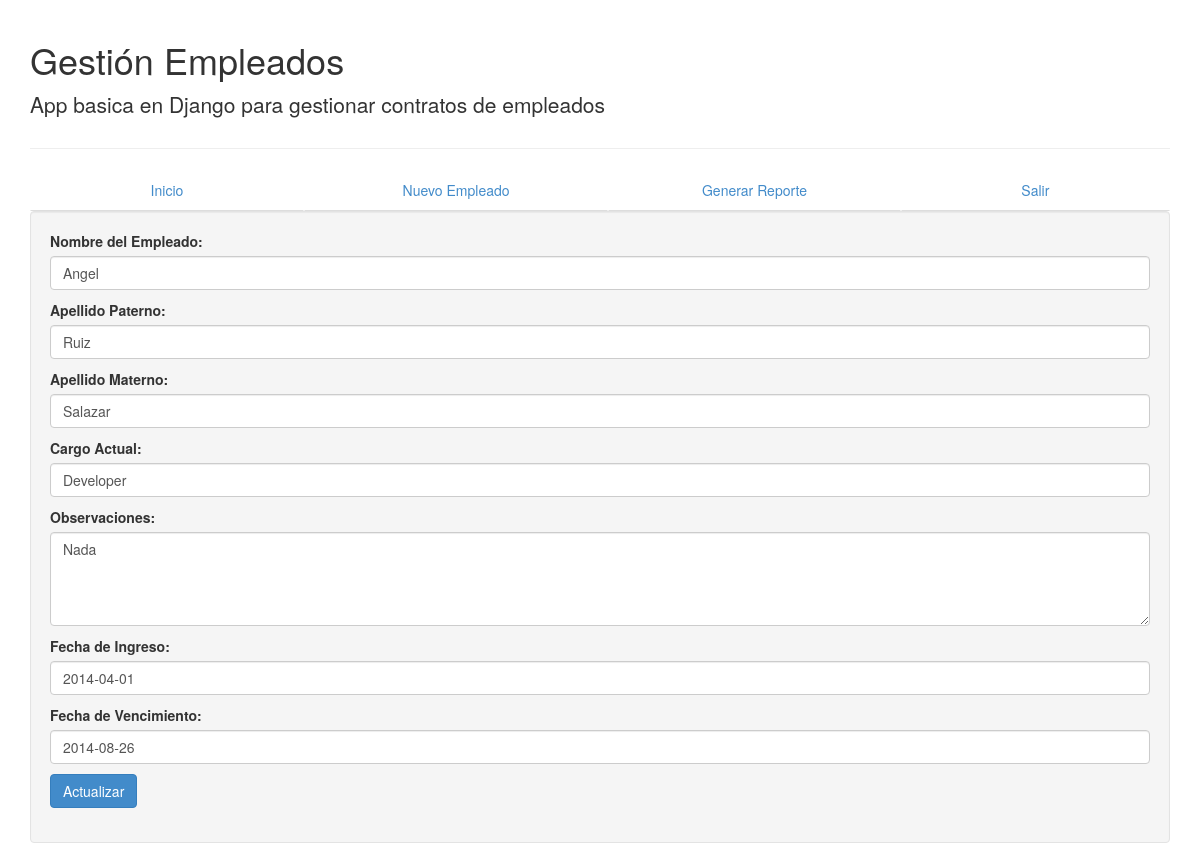
Screenshot of /empleados/editar/9/ (signed in) with the database file from the repository.
### empleados/apps/empleados/models.py (models this page shows, shortened)
class Empleado (models.Model):
    nombre = models.CharField ('Nombre del Empleado:',max_length = 50)
    apellido_paterno = models.CharField ('Apellido Paterno:',max_length=50)
    apellido_materno = models.CharField ('Apellido Materno:',max_length=50)
    cargo = models.CharField ('Cargo Actual:',max_length=1000)
    observaciones = models.CharField('Observaciones:',max_length=1000)
    fecha_ingreso = models.DateField ('Fecha de Ingreso:')
    fecha_fin = models.DateField ('Fecha de Vencimiento:')
    vencido = models.BooleanField(default=True)

### empleados/apps/empleados/views.py (the view)
@login_required(login_url='/login')
def editar_empleado (request, id_empleado):
    empleado = Empleado.objects.get(pk=id_empleado)
    if request.method == "POST":
        formedit = EditarEmpleado(request.POST, instance=empleado)
        if formedit.is_valid():
            formedit.save()
            return HttpResponseRedirect('/')
    formedit = EditarEmpleado(instance=empleado)
    return render_to_response('empleados/editar.html',{'formempleado' : formedit}, context_instance=RequestContext(request))

### empleados/apps/empleados/forms.py
class EditarEmpleado (NuevoEmpleado):
    pass

### templates/empleados/editar.html (shortened to what this page needs)
{%extends 'base.html'%}
{%block contenido%}
<form class="well" action = " " method = "POST">
    <div class="form-group">
        {{formempleado.as_p}}
        <button type="submit" class="btn btn-primary">Actualizar</button>
    </div>
</form>
{%endblock contenido%}

### rows the page displays
Empleado: nombre "Angel", apellido_paterno "Ruiz", apellido_materno "Salazar", cargo "Developer", observaciones "Nada", fecha_ingreso "2014-04-01", fecha_fin "2014-08-26"
